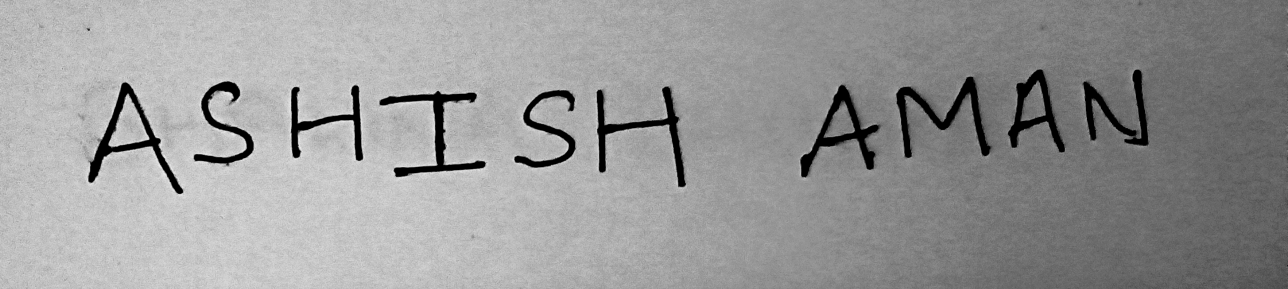
#> input picture M22MA002/M22MA002/datafolder/IMG_20230202_163336.jpg, 2576 x 578 px, found by its file name (shown at 1/2 size)
$ python m22ma002_q8.py
#> lines starting #> are read from the running program, lines starting #| are printed output that depends on the picture; after the words box and inside, x2 and y2 are one past the last pixel; in counts of white or black regions, pixels touching at a corner belong together
# -*- coding: utf-8 -*-
"""M22MA002_Q8.ipynb

Automatically generated by Colaboratory.

Original file is located at
    https://colab.research.google.com/drive/1kSDu7uyIx3SBWENWjUOPUKDMGZcG75Kk
"""

import numpy as np
import cv2 as cv
from google.colab.patches import cv2_imshow
from matplotlib import pyplot as plt

img=cv.imread("/content/IMG_20230202_163336.jpg",1)
#> img is the input picture: shape (578, 2576, 3); min 0, max 239, mean 151.8
cv2_imshow(img)
# w, h = img.shape[::-1]
# print(w,h)

template=cv.imread("/content/IMG_20230202_163453.jpg",0)
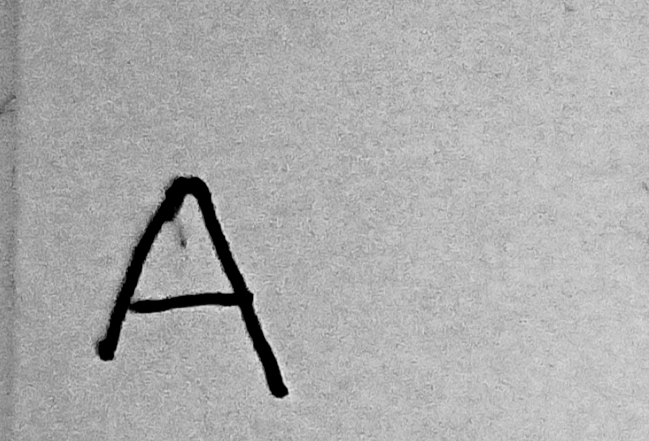
#> input picture M22MA002/M22MA002/datafolder/IMG_20230202_163453.jpg, 649 x 441 px, found by its file name
#> template is the input picture: shape (441, 649); min 0, max 232, mean 171.8
w, h = template.shape[::-1]
#> w = 649; h = 441
cv2_imshow(template)
print(w,h)
#| 649 441
template=template[150:450,90:300]
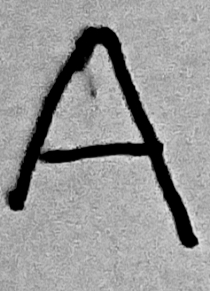
#> template: shape (291, 210); min 0, max 232, mean 150.5
template=cv.resize(template,(120,250))
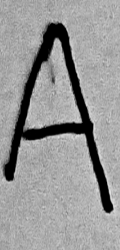
#> template: shape (250, 120); min 0, max 223, mean 150.3
cv2_imshow(template)
w, h = template.shape[::-1]
#> w = 120; h = 250
# w0,h0=cv2_imshow(template)
img_gray = cv.cvtColor(img, cv.COLOR_BGR2GRAY)
res = cv.matchTemplate(img_gray,template,cv.TM_CCOEFF_NORMED)
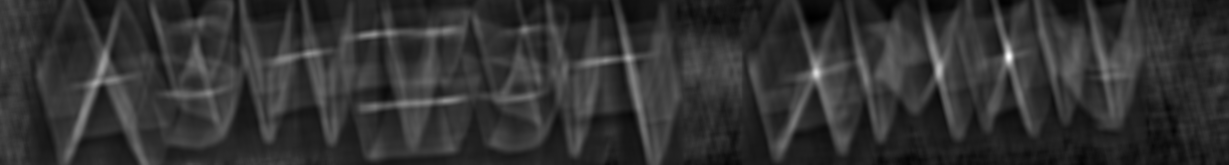
#> res: shape (329, 2457) float32 (shown at 1/2 size); min -0.176, max 0.687, mean -0.00523; drawn with min black and max white
min_val, max_val, min_loc, max_loc = cv.minMaxLoc(res)
#> min_val = -0.176; max_val = 0.687; min_loc = (1622, 36); max_loc = (2017, 113)
threshold = 0.46265455
loc = np.where(res >= threshold)
#> loc = 346 positions, rows 101 to 153, columns 1628 to 2023

for pt in zip(*loc[::-1]):
    cv.rectangle(img, pt, (pt[0] + w, pt[1] + h), (0, 0, 255), 2)
#> this loop made 346 passes
#> pt on passes 1 to 3: (2015, 101), (2016, 101), (2017, 101)
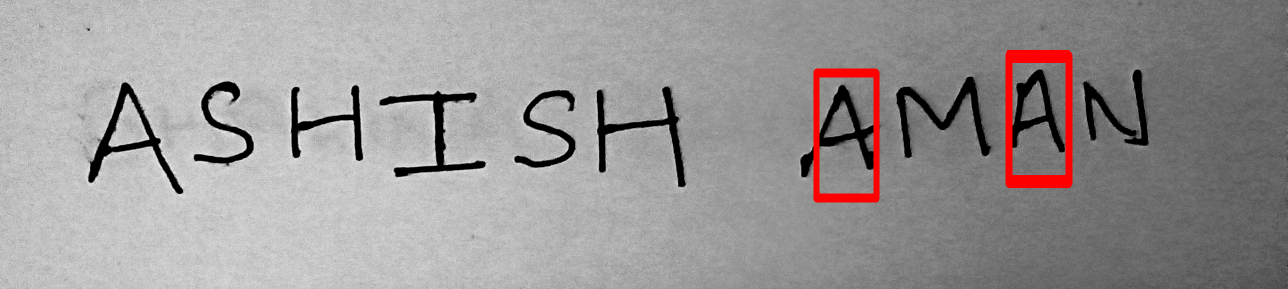
#> img: shape (578, 2576, 3) (shown at 1/2 size); 1.57% of pixels changed, all inside (x1, y1, x2, y2) = (1627, 100, 2145, 405)

# Show the final image with the matched area.
cv2_imshow(img)
